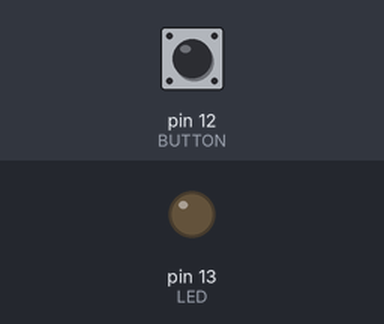
This sketch was run on a simulated Arduino Uno, built with avr-gcc and run on an emulated ATmega328P. On the bench: output pins drawn as LEDs (lit = HIGH). The inputs (shaded band) are chosen by the test bench; at power-on: pin 12 (BUTTON) LOW.

Above: at 1.2 s.
1.3 s: pin 12 (BUTTON) pulled HIGH for 0.15 s
At 1.9 s:
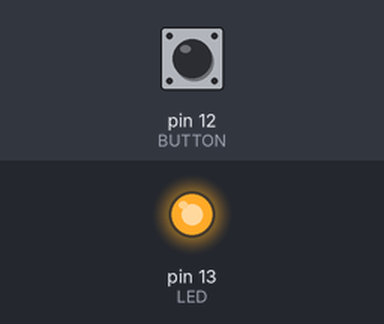
2.9 s: pin 12 (BUTTON) pulled HIGH for 1 s
At 4.2 s:
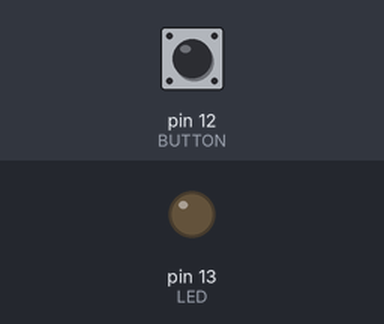
5.4 s: pin 12 (BUTTON) pulled HIGH for 3.2 s
At 6.2 s:
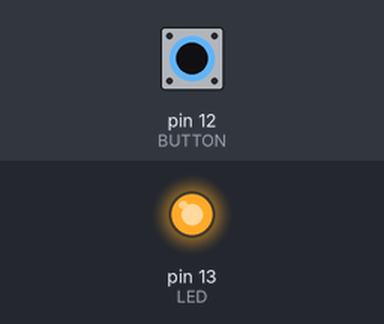
Timing chart, 0 to 8.4 s (numbered marks = the images above; inputs shaded):
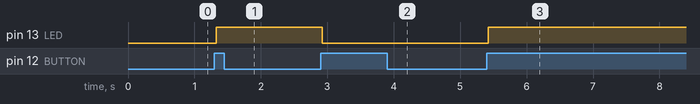

The sketch:

Arduino_LED_Button.ino
```cpp
/*
 * Code that demonstrates how to create a sticky pushbutton to control a LED.
 */

/*
 * Arduino Pin Definitions
 */
#define LED 13
#define BUTTON 12

/*
 * Variable Definitions
 */
int buttonState = LOW; // Way to store button state
int lastbuttonState = LOW; // Way to store previous button state from loop to loop

int ledState = LOW; // Way to store previous LED state from loop to loop

long lastDebounceTime = 0;  // The last time the button was pressed
long debounceDelay = 25;    // The time delay to block button bouncing

/*
 * Pin Setup
 */
void setup(){
  pinMode(LED, OUTPUT);
  pinMode (BUTTON, INPUT);
  digitalWrite(LED, ledState);
 }

/*
 * Main Loop
 */
void loop() {
  int buttonReading = digitalRead(BUTTON); // Reads button input
  if (buttonReading != lastbuttonState) {
    lastDebounceTime = millis(); // Gets current time
  }

  if ((millis() - lastDebounceTime) > debounceDelay) { // Waits until delay has passed
    if (buttonReading != buttonState) { // Checks if the state still matches
      buttonState = buttonReading;

      if (buttonState == HIGH) { // Checks button was pushed
        ledState = !ledState; // Switches LED state
      }
    }
  }

  digitalWrite(LED, ledState); // Writes state change to the LED
  lastbuttonState = buttonReading; // Stores button state for next loop
}
```

Measured:
- after the input at 1.3 s, pin 13 (LED): LOW → HIGH at once
- after the input at 2.9 s, pin 13 (LED): HIGH → LOW at once
- after the input at 5.4 s, pin 13 (LED): LOW → HIGH at once
